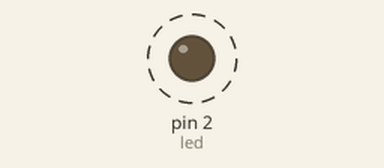
This sketch was run on a simulated Arduino Uno, built with avr-gcc and run on an emulated ATmega328P. On the bench: output pins drawn as LEDs (lit = HIGH). Dashed ring = blinking. What the sketch prints to the serial monitor is not drawn.

Above: at 1.2 s.
Timing chart, 0 to 5.1 s (numbered marks = the images above):
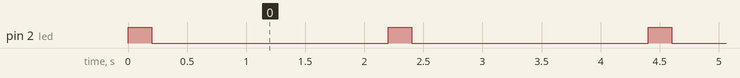

The sketch:

PRAKTIKUM_45_19.01.53.0051_A.ino
```cpp
/*	This is a default program--
	Use File->Load Prog to load a different program
*/

int led = 2;
int cs = 11;

void setup()
{
	pinMode(led, OUTPUT);
	pinMode(cs, OUTPUT);
	Serial.begin(9600);
}

void loop()
{
	digitalWrite(led, HIGH);
	Serial.println("LED NYALA 0,2 DETIK");
	digitalWrite(cs, LOW);
	delay(200);
	digitalWrite(led, LOW);
	Serial.println("LED MATI 2 DETIK");
	delay(2000);

}
```

Measured:
- by itself, pin 2 (led): alternates HIGH for 0.20 s and LOW for 2.0 s
